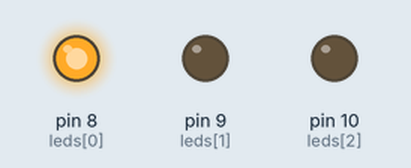
A sketch run on a simulated Arduino Uno, built with avr-gcc and run on an emulated ATmega328P. Shown: output pins drawn as LEDs (lit = HIGH).

Above: at 3.0 s.
At 7.0 s:
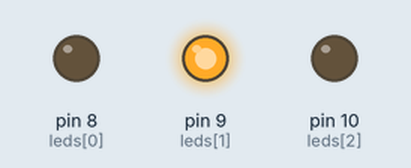
At 10.0 s:
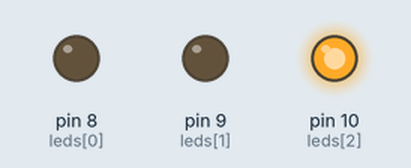
Timing chart, 0 to 15.6 s (numbered marks = the images above):
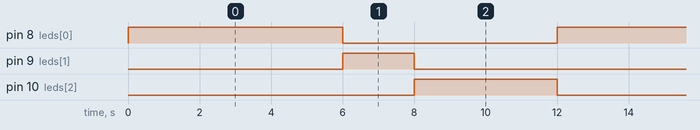

Measured:
- by itself, pin 8 (leds[0]): alternates HIGH for 6.0 s and LOW for 6.0 s
- by itself, pin 9 (leds[1]): alternates HIGH for 2.0 s and LOW for 10.0 s
- by itself, pin 10 (leds[2]): alternates HIGH for 4.0 s and LOW for 8.0 s

The sketch:

semaforoautomaticocomvetoreserepeticao.ino
```cpp
int leds[3] = {8, 9, 10};
int intervalo[3] = {6000, 2000, 4000};


void setup() {
  Serial.begin (9600);
  for (int i = 0; i < 3; i++) {
  pinMode (leds[i], OUTPUT);

  }

}

void loop() {
   for (int i = 0; i < 3; i++) {
   digitalWrite (leds[i], HIGH);
   delay (intervalo[i]);
   digitalWrite (leds[i], LOW);
  }

}
```
